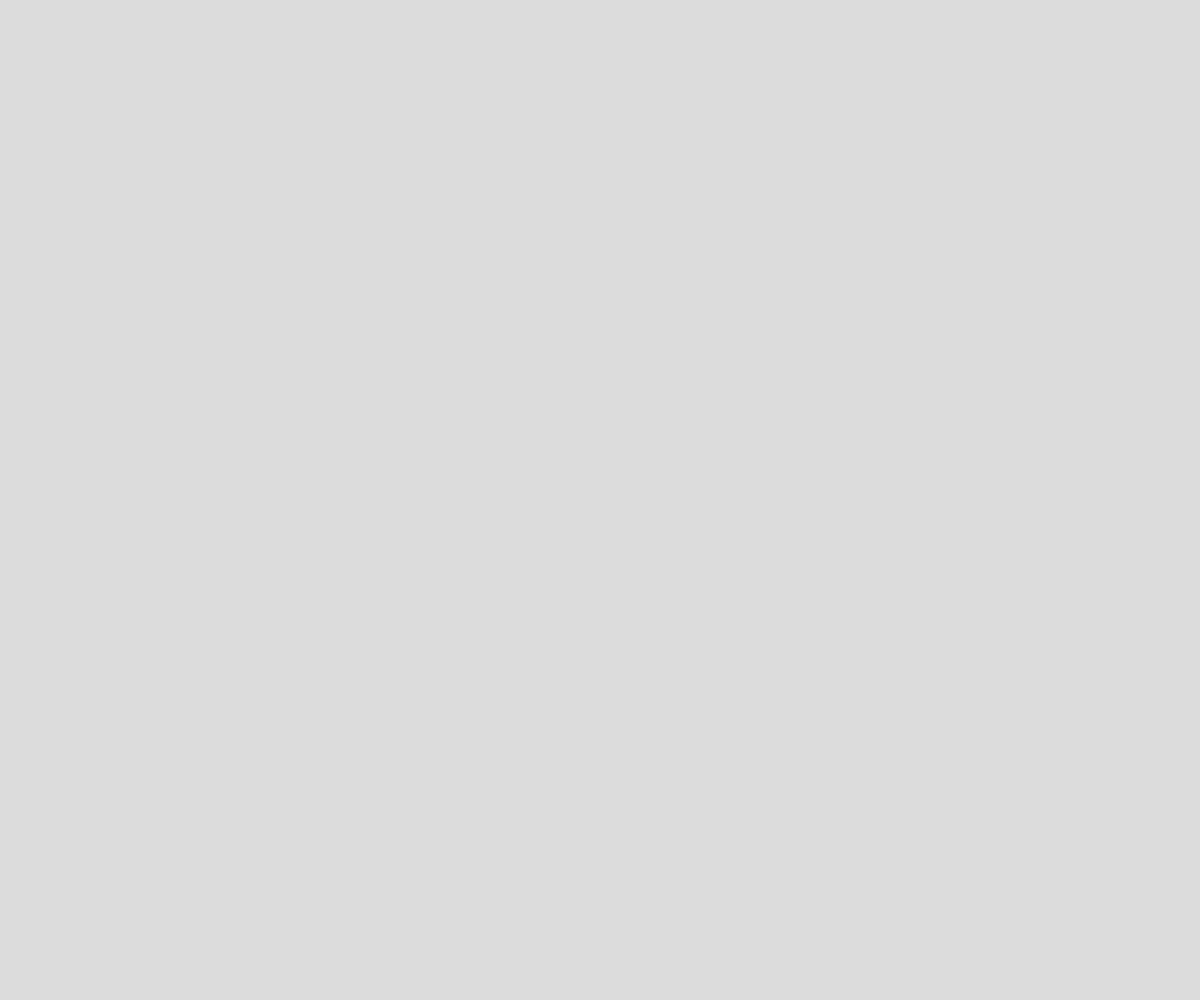
Frame 1 (no input)
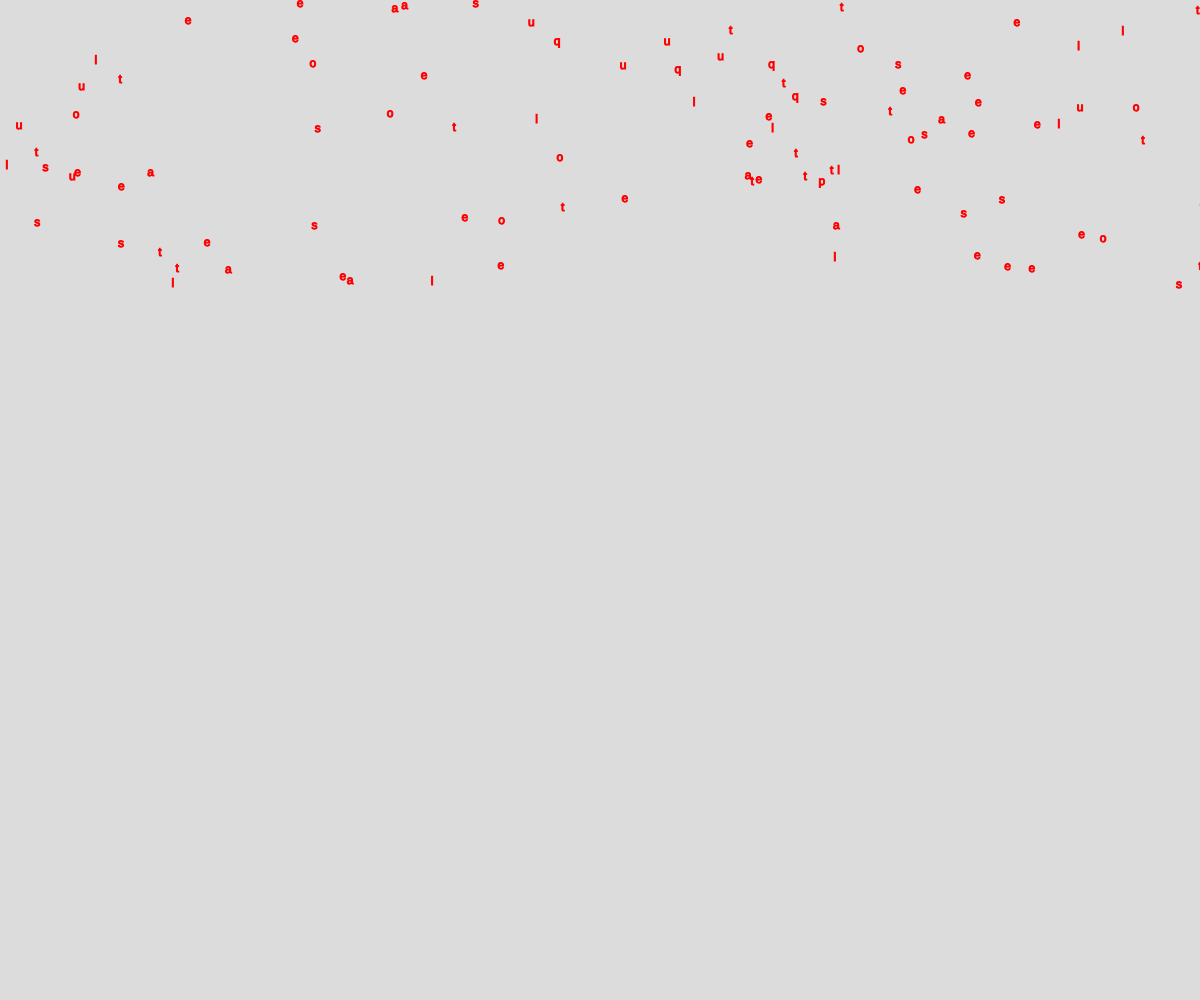
Frame 60 (no input)
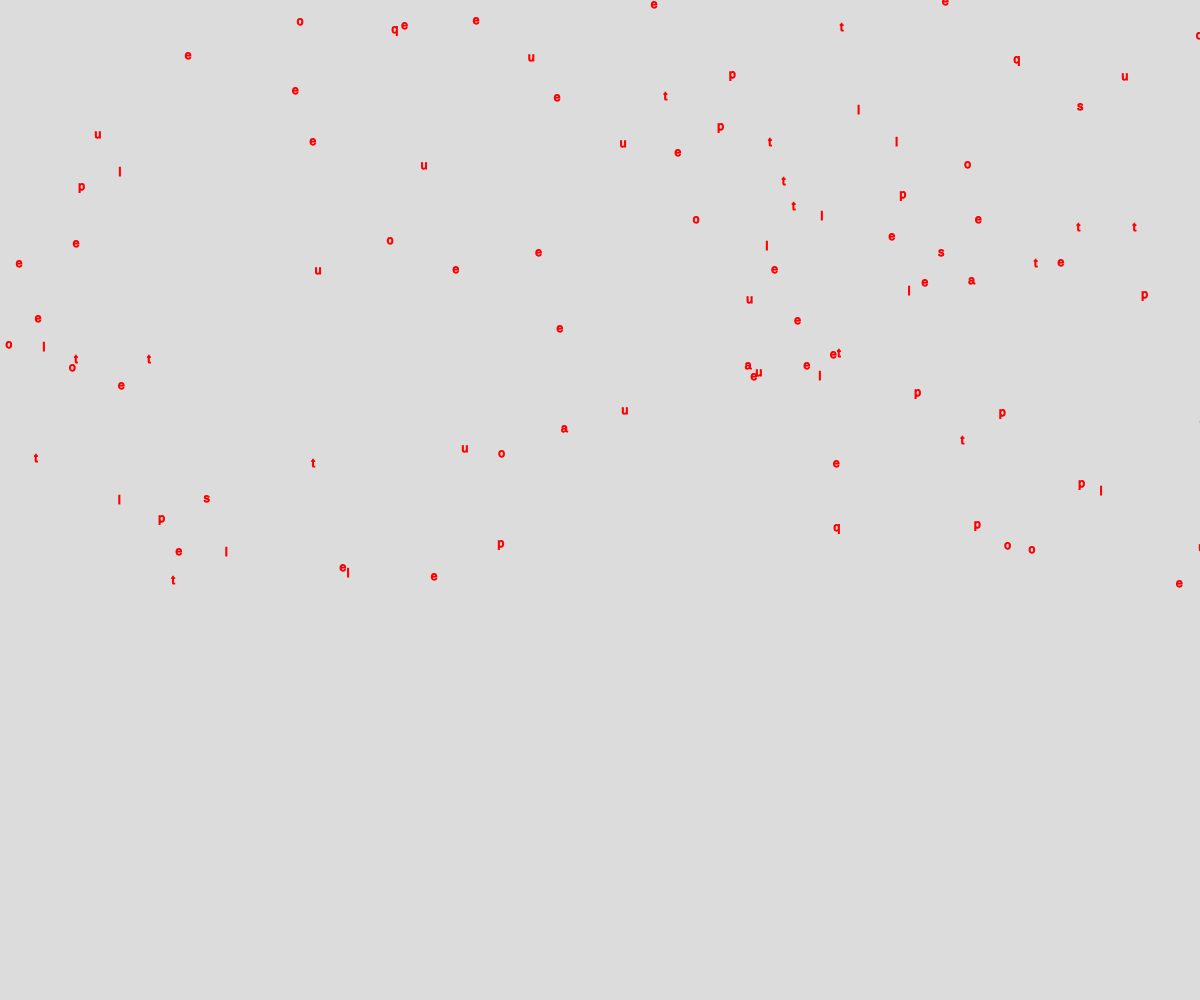
Frame 120 (the mouse pressed at the canvas centre since frame 60)

The p5.js sketch that drew these frames (run headless with seeded random() and noise() and a simulated clock; from frame 60 on, the mouse is pressed at the canvas centre):

// p5.js sketch
// ── sketch.js
class Letter{
	constructor(pos){
		this.pos = pos;
		this.acc = createVector(0,random(0,5));
		this._string = ['p','u','t','o','e','l','q','u','e','l','e','a','e','s','t','o']

	}
	update(){
		this.pos.add(this.acc);
		this.draw_letter();
		if(this.pos.y>=windowHeight){
			this.pos.y=-10;
		}
	}
	draw_letter(){
		var item = this._string[Math.floor(Math.random() * this._string.length)];
			push();
			fill('red');
			stroke('red');
			text(item,this.pos.x,this.pos.y)
			pop();
		
	}
}


var rain = []
function setup() {
	
	canvas = createCanvas(windowWidth, windowHeight);
	canvas.position(0,0);
	canvas.style('z-index', '-1')
	

	for(let i of Array(100).keys()){
		rain.push(
	new Letter(createVector(random(width), -10))

			);
	}


}

function draw() {

	background(220);
	for(let i of rain){
		i.update();
	}
}
